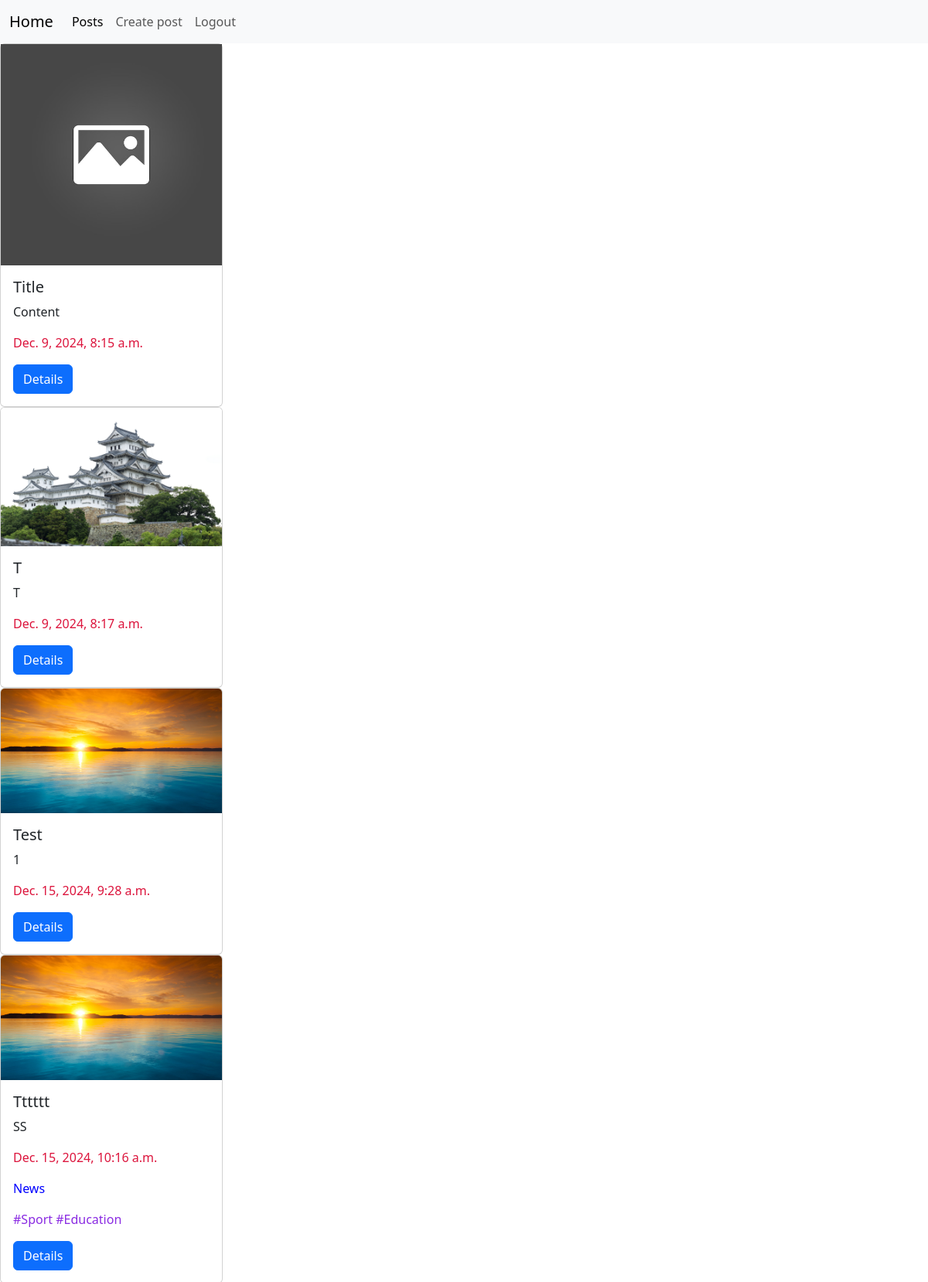
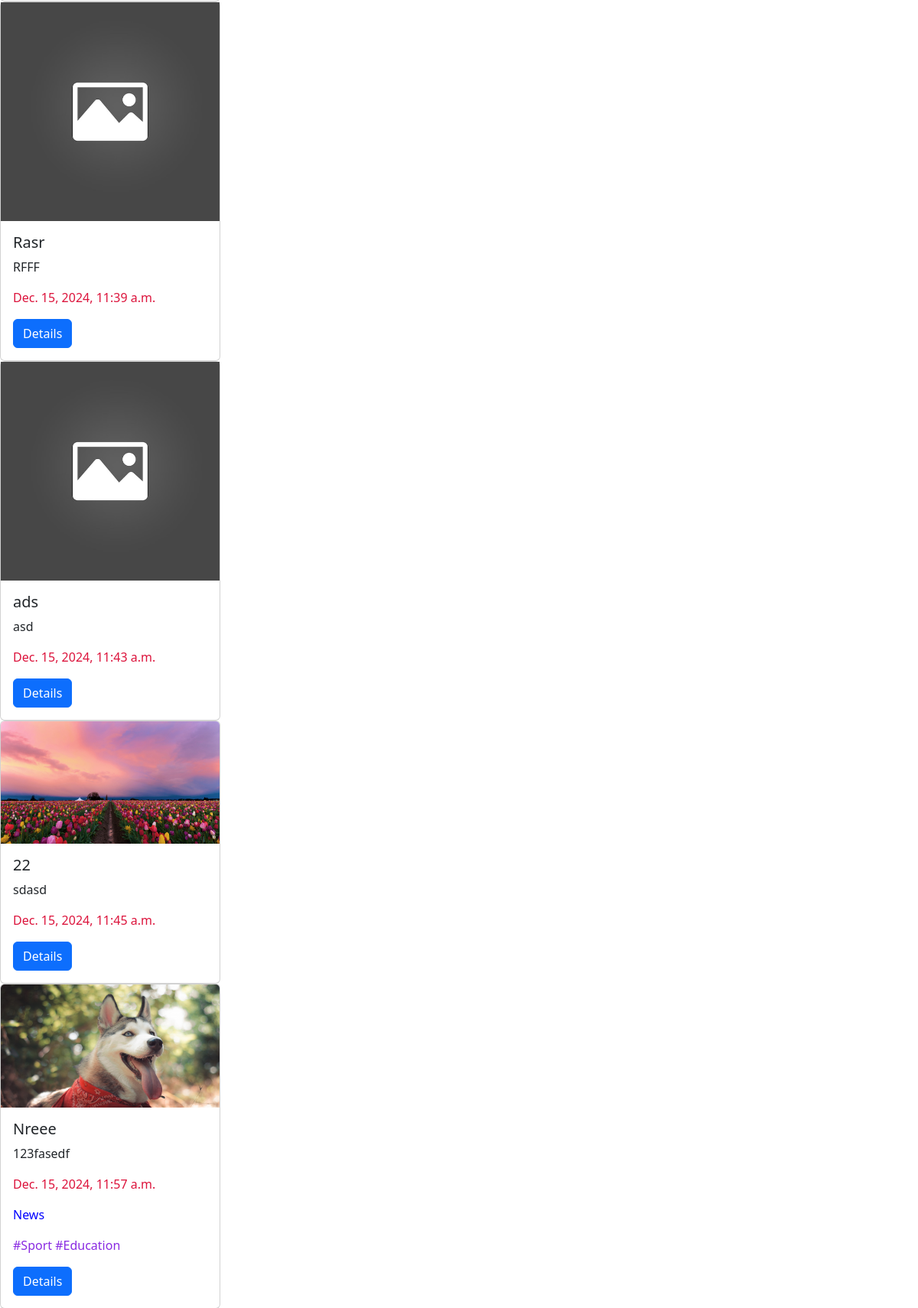
The page /posts/ (signed in, upper part) on the database its author committed (2 pictures, top to bottom).
### posts/models.py (models this page shows, shortened)
class Post(models.Model):
    title = models.CharField(max_length=56)
    content = models.TextField()
    rate =models.IntegerField(null=True,blank=True)
    created_at = models.DateTimeField(null=True, auto_now_add=True)
    updated_at = models.DateTimeField(null=True, auto_now=True)
    image = models.ImageField(null=True, blank=True)
    category = models.ForeignKey(Category, on_delete=models.SET_NULL, null=True, blank=True)
    tags = models.ManyToManyField(Tag, null=True, blank=True)

class Category(models.Model):
    title = models.CharField(max_length=56)

class Tag(models.Model):
    title = models.CharField(max_length=56)

### posts/views.py (the view)
# urls.py: path("posts/", posts_list_view),
@login_required(login_url='login')
def posts_list_view(request):
    if request.method == 'GET':
        posts = Post.objects.all()
        return render(request, "posts/list_view.html", context={"posts": posts})

### templates/posts/list_view.html
{% extends 'base.html' %}
{% block content %}
{% for post in posts %}
    <div class="card" style="width: 18rem;">
      {% if post.image %}
        <img class="card-img-top" src="{{post.image.url}}" alt="Card image cap"></img>
      {%  else %}
          <img src="/static/placeholder.png" alt="Card image cap"></img>
      {% endif %}
      <div class="card-body">
        <h5 class="card-title">{{ post.title }}</h5>
        <p class="card-text">{{ post.content }}</p>
        <p class="card-text" style="color: crimson">{{ post.created_at }}</p>
          <p class="card-text" style="color: blue">{{ post.category.title }}</p>
          <p class="card-text" style="color: blueviolet">
              {% for tag in post.tags.all %}
                #{{ tag.title }}
              {% endfor %}
          </p>
        <a href="/posts/{{ post.id }}/" class="btn btn-primary">Details</a>
      </div>
    </div>
    {% endfor %}
{% endblock %}

### rows shown on the page
Post: title "Title", content "Content", created_at "Dec. 9, 2024, 8:15 a.m."
Post: image (picture), title "T", content "T", created_at "Dec. 9, 2024, 8:17 a.m."
Post: image (picture), title "Test", content "1", created_at "Dec. 15, 2024, 9:28 a.m."
Post: image (picture), title "Tttttt", content "SS", created_at "Dec. 15, 2024, 10:16 a.m.", category "News"
Tag: title "Sport"
Tag: title "Education"
Post: title "Rasr", content "RFFF", created_at "Dec. 15, 2024, 11:39 a.m."
Post: title "ads", content "asd", created_at "Dec. 15, 2024, 11:43 a.m."
Post: image (picture), title "22", content "sdasd", created_at "Dec. 15, 2024, 11:45 a.m."
Post: image (picture), title "Nreee", content "123fasedf", created_at "Dec. 15, 2024, 11:57 a.m.", category "News"
